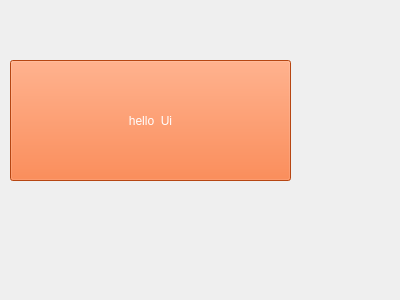
<?xml version="1.0" encoding="UTF-8"?>
<ui version="4.0">
 <class>MainWindow</class>
 <widget class="QMainWindow" name="MainWindow">
  <property name="geometry">
   <rect>
    <x>0</x>
    <y>0</y>
    <width>400</width>
    <height>300</height>
   </rect>
  </property>
  <property name="windowTitle">
   <string>MainWindow</string>
  </property>
  <property name="styleSheet">
   <string notr="true"/>
  </property>
  <widget class="QWidget" name="centralWidget">
   <widget class="QPushButton" name="pushButton">
    <property name="geometry">
     <rect>
      <x>10</x>
      <y>60</y>
      <width>281</width>
      <height>121</height>
     </rect>
    </property>
    <property name="styleSheet">
     <string notr="true">background-color: rgb(255, 98, 25);
color:rgb(255,255,255);</string>
    </property>
    <property name="text">
     <string>hello  Ui</string>
    </property>
   </widget>
  </widget>
 </widget>
 <layoutdefault spacing="6" margin="11"/>
 <resources/>
 <connections/>
</ui>
